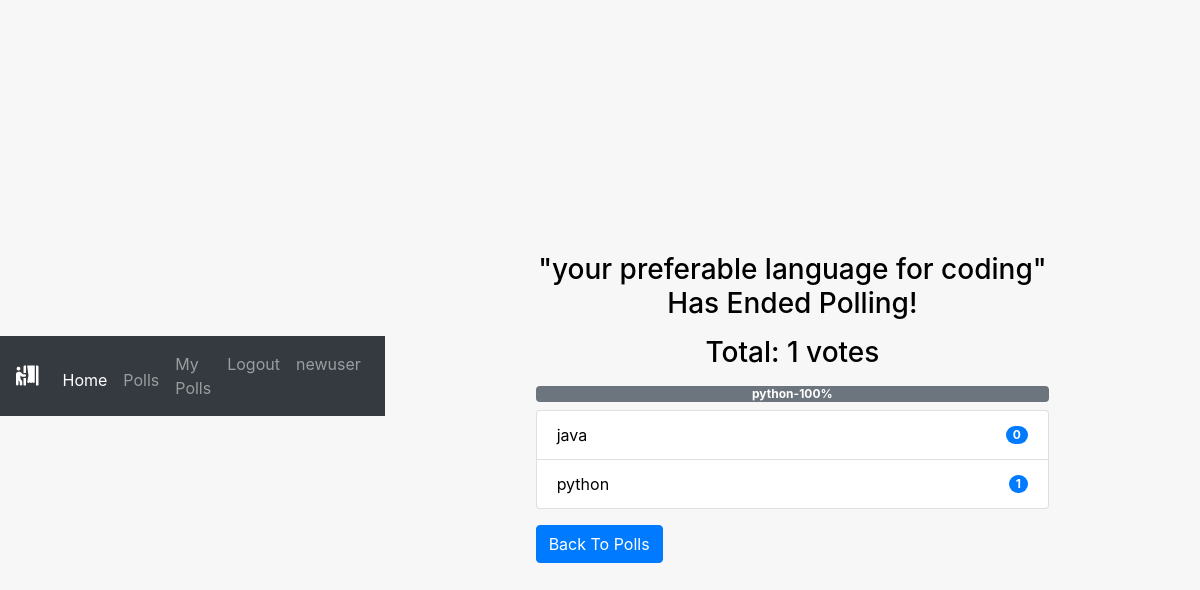
The app's page /pollapp/end/17/ (signed in) with its own data.
### pollapp/models.py (models this page shows, shortened)
class Poll(models.Model):
    owner = models.ForeignKey(User, on_delete=models.CASCADE)
    text = models.TextField()
    pub_date = models.DateTimeField(default=timezone.now)
    active = models.BooleanField(default=True)
    created_at = models.DateTimeField(auto_now_add=True)
    @property
    def get_vote_count(self):
        return self.vote_set.count()
    def get_result_dict(self):
        res = []
        for choice in self.choice_set.all():
            d = {}
            alert_class = ['primary', 'secondary', 'success',
                           'danger', 'dark', 'warning', 'info']
            d['alert_class'] = secrets.choice(alert_class)
            d['text'] = choice.choice_text
            d['num_votes'] = choice.get_vote_count
            if not self.get_vote_count:
                d['percentage'] = 0
            else:
                d['percentage'] = (choice.get_vote_count /
                                   self.get_vote_count)*100
            res.append(d)
        return res

class Choice(models.Model):
    poll = models.ForeignKey(Poll, on_delete=models.CASCADE)
    choice_text = models.CharField(max_length=255)
    created_at = models.DateTimeField(auto_now_add=True)
    updated_at = models.DateTimeField(auto_now=True)
    @property
    def get_vote_count(self):
        return self.vote_set.count()

### pollapp/views.py (the view)
# urls.py: path('end/<int:poll_id>/', views.end_poll, name='end_poll'),
@login_required
def end_poll(request, poll_id):
    poll = get_object_or_404(Poll, pk=poll_id)
    if request.user != poll.owner:
        return redirect('home')
    if poll.active is True:
        poll.active = False
        poll.save()
        return render(request, 'polls/poll_result.html', {'poll': poll})
    else:
        return render(request, 'polls/poll_result.html', {'poll': poll})

### pollapp/templates/polls/poll_result.html
{% extends 'base.html' %}
{% block content %}
<div class="container">
    {% if messages %}
    <div class="messages">
        {% for message in messages %}
        <div {% if message.tags %} class="{{ message.tags }}" {% endif %}>{{ message }}
            <button type="button" class="close" data-dismiss="alert" aria-label="Close">
                <span aria-hidden="true">&times;</span>
            </button>
        </div>
        {% endfor %}
    </div>
    {% else %}
    <div class="row">
        <div class="col-md-8 offset-sm-2">
            {% if poll.active %}
            <h3 class="mt-3 mb-3 text-center">Result for: {{ poll.text }}</h3>
            {% else %}
            <h3 class="mt-3 mb-3 text-center">"{{ poll.text }}" Has Ended Polling!</h3>
            {% endif %}
            <h3 class="mb-2 text-center">Total: {{ poll.get_vote_count }} votes</h3>
            <div class="progress mt-3 mb-2">
                {% for choice in poll.get_result_dict %}
                <div class="progress-bar bg-{{ choice.alert_class }}" role="progressbar" style="width: {{ choice.percentage }}%;"
                    aria-valuenow="30" aria-valuemin="0" aria-valuemax="100"><b>
                        {{choice.text|truncatewords:2}}-{{choice.percentage|floatformat}}%</b>
                </div>
                {% endfor %}
            </div>
            <ul class="list-group">
                {% for choice in poll.choice_set.all %}
                <li class="list-group-item d-flex justify-content-between align-items-center">
                    {{ choice.choice_text }}
                    <span class="badge badge-primary badge-pill">{{ choice.get_vote_count }}</span>
                </li>
                {% endfor %}
            </ul>
            {% endif %}
            <a class="btn btn-primary mt-3" href="{% url 'pollapp:list' %}" role="button">Back To Polls</a>
        </div>
    </div>
</div>
{% endblock content %}

### static/css/home_style.css (style rules this page uses)
html, body { height: 100%; margin: 0; padding: 0; color: black; }
html { background-image: url('C:\Users\KARTIK\OneDrive\Desktop\pollbooth\polls\static\img\background.jpg'); background-size: cover; }
body { background: hsl(220deg, 10%, 97%); margin: 0; padding: 0; display: flex; align-items: center; justify-content: center; }

### records on screen
Poll: text "your preferable language for coding", get_vote_count "1"
Choice: text "python", choice_text "python", get_vote_count "1"
Choice: choice_text "java", get_vote_count "0"

### other values on screen
{{ choice.percentage|floatformat }} "100"
